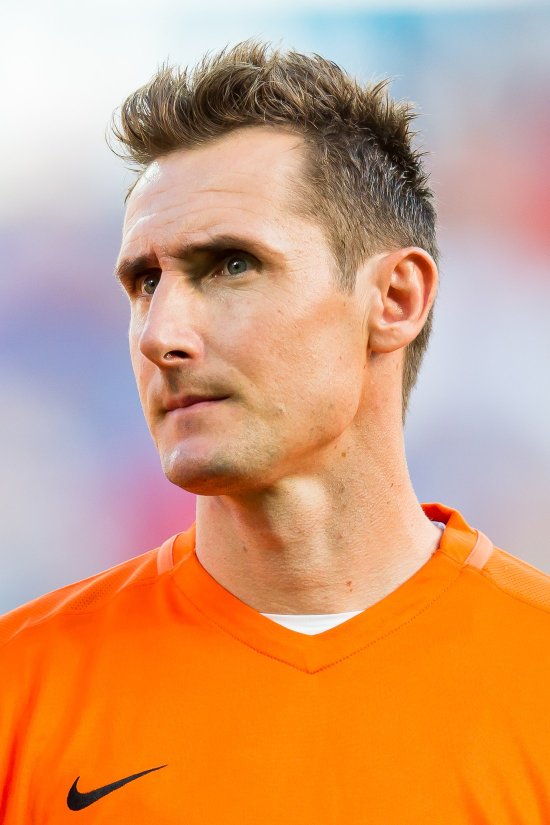
#> input picture Images/Quiz/World Cup/miroslav-klose.jpg, 1100 x 1650 px (shown at 1/2 size)
$ python -i download_world_cup_mcq_images.py   (imports and definitions only)
#> lines starting #> are read from the running program, lines starting #| are printed output that depends on the picture
#!/usr/bin/env python3
# -*- coding: utf-8 -*-
"""Download trivia topic images for the World Cup MCQ save into
Images/Quiz/World Cup/<slug>.jpg, using free Wikipedia/Wikimedia thumbnails.

Each trivia question references a topic image by slug. We map slug -> Wikipedia
article, fetch its (free-licensed) thumbnail, convert to JPEG. Articles whose
infobox image is non-free (e.g. tournament logos) return no thumbnail; those
fall back to a neutral generic football image so no card is ever broken.

After downloading, rewrites the save JSON so topicImage points only at files
that actually exist (else null).
"""
import io
import json
import os
import sys
import time
import urllib.error
import urllib.parse
import urllib.request

ROOT = os.path.dirname(os.path.dirname(os.path.abspath(__file__)))
OUT_DIR = os.path.join(ROOT, "Images", "Quiz", "World Cup")
SAVE = os.path.join(ROOT, ".Storage", "storage", "saved-scripts", "football_quiz_mcq_regular.json")
IMG_DIR_REL = "Images/Quiz/World Cup"
UA = {"User-Agent": "FootballChannelBot/1.0 (educational quiz; contact: local)"}

from PIL import Image  # noqa: E402

# slug -> Wikipedia article title (free infobox image where possible)
SLUG_TITLE = {
    "first-world-cup-1930": "1930 FIFA World Cup",
    "world-cup-trophy": "Association football",
    "estadio-centenario": "Estadio Centenario",
    "italy-world-cup": "Italy national football team",
    "world-cup-2026": "2026 FIFA World Cup",
    "argentina-2022": "Argentina national football team",
    "mbappe-2022": "Kylian Mbappé",
    "miroslav-klose": "Miroslav Klose",
    "france-2018": "France national football team",
    "brazil-2014": "2014 FIFA World Cup",
    "south-africa-2010": "2010 FIFA World Cup",
    "qatar-2022": "Lusail Stadium",
    "maradona-1986": "Diego Maradona",
    "spain-2010": "Spain national football team",
    "france-1998": "Stade de France",
    "england-1966": "Wembley Stadium (1923)",
    "messi-2022": "Lionel Messi",
    "brazil-team": "Brazil national football team",
    "pele-1970": "Pelé",
    "germany-2014": "Germany national football team",
    "germany-2006": "Allianz Arena",
    "italy-2006": "Olympiastadion (Berlin)",
    "zidane-2006": "Zinedine Zidane",
}

GENERIC_FALLBACK_SLUG = "world-cup-trophy"  # neutral football image; always downloads


# [24 lines left out: function fetch_thumbnail_url, not called in this run]


def download_image(src):
    raw = None
    for attempt in range(4):
        try:
            req = urllib.request.Request(src, headers=UA)
            raw = urllib.request.urlopen(req, timeout=40).read()
            break
        except urllib.error.HTTPError as e:
            if e.code == 429 and attempt < 3:
                time.sleep(4 * (attempt + 1))
                continue
            raise
    img = Image.open(io.BytesIO(raw))
    if img.mode in ("RGBA", "P", "LA"):
        bg = Image.new("RGB", img.size, (255, 255, 255))
        img = img.convert("RGBA")
        bg.paste(img, mask=img.split()[-1])
        img = bg
    else:
        img = img.convert("RGB")
    if img.width > 1100:
        h = int(img.height * (1100 / img.width))
        img = img.resize((1100, h), Image.LANCZOS)
    return img


# [51 lines left out: functions save_jpeg, main, not called in this run]


# [2 lines not run here, left out]

>>> import cv2
>>> picture = cv2.imread('../Images/Quiz/World Cup/miroslav-klose.jpg', cv2.IMREAD_GRAYSCALE)
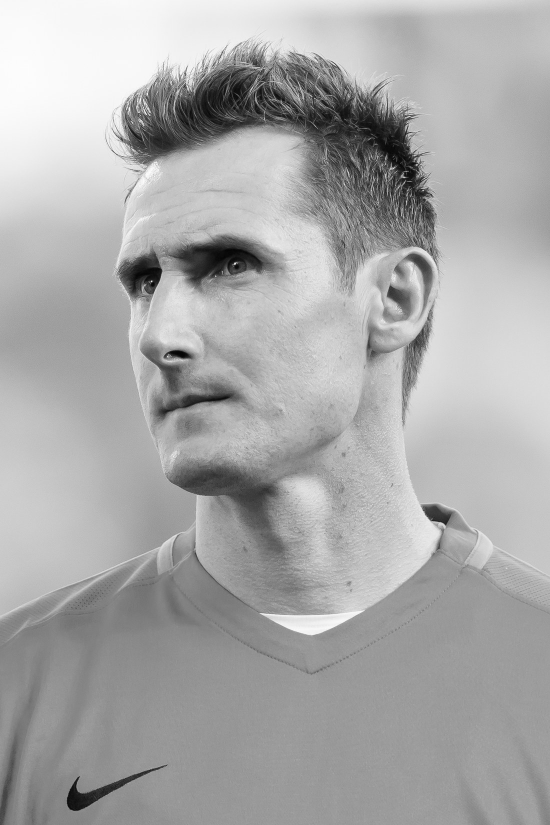
#> picture: shape (1650, 1100) (shown at 1/2 size); min 1, max 255, mean 169.5
#> (the run stopped early here; a loop or call above may not have finished)
